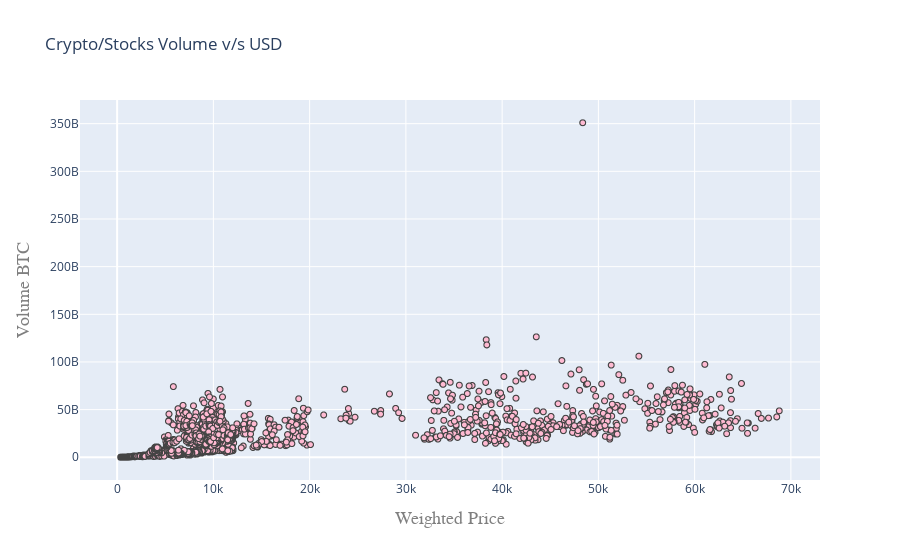

Source (notebook cell):
### Code cell
trace = go.Scattergl(
    y = weekly_rows['Volume'].astype(float),
    x = weekly_rows['High'].astype(float),
    mode = 'markers',
    marker = dict(
        color = '#FFBAD2',
        line = dict(width = 1)
    )
)
layout = go.Layout(
    title='Crypto/Stocks Volume v/s USD',
    xaxis=dict(
        title='Weighted Price',
        titlefont=dict(
            family='Courier New, monospace',
            size=18,
            color='#7f7f7f'
        )
    ),
    yaxis=dict(
        title='Volume BTC',
        titlefont=dict(
            family='Courier New, monospace',
            size=18,
            color='#7f7f7f'
        )))
data = [trace]
fig = go.Figure(data=data, layout=layout)
iplot(fig, filename='compare_webgl')

### Figure 1 — Plotly figure (JSON) as saved in the notebook; plotly's stock layout.template omitted (floating-point values rounded to 4 significant figures; data arrays with more than 128 entries replaced by an {"elided": "..."} marker saying what was removed)
{"data": [{"marker": {"color": "#FFBAD2", "line": {"width": 1}}, "mode": "markers", "type": "scattergl", "x": {"elided": "2274 float values"}, "y": {"elided": "2274 int values"}}], "layout": {"title": {"text": "Crypto/Stocks Volume v/s USD"}, "xaxis": {"title": {"font": {"color": "#7f7f7f", "family": "Courier New, monospace", "size": 18}, "text": "Weighted Price"}}, "yaxis": {"title": {"font": {"color": "#7f7f7f", "family": "Courier New, monospace", "size": 18}, "text": "Volume BTC"}}}}
